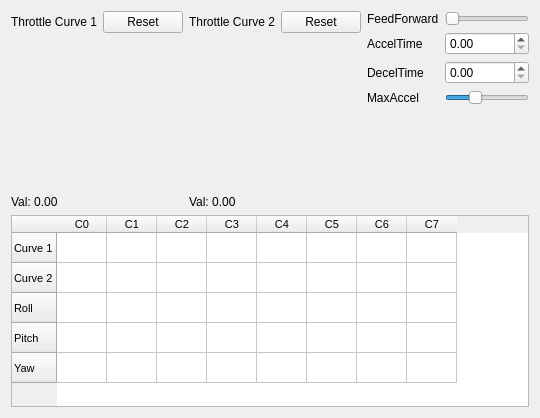
        <widget class="QWidget" name="custom">
         <layout class="QVBoxLayout" name="verticalLayout_9">
          <item>
           <layout class="QVBoxLayout" name="verticalLayout_16">
            <item>
             <layout class="QHBoxLayout" name="horizontalLayout_14">
              <item>
               <layout class="QVBoxLayout" name="verticalLayout_17">
                <item>
                 <layout class="QHBoxLayout" name="horizontalLayout_17">
                  <item>
                   <widget class="QLabel" name="label_39">
                    <property name="text">
                     <string>Throttle Curve 1</string>
                    </property>
                   </widget>
                  </item>
                  <item>
                   <widget class="QPushButton" name="pushButton_2">
                    <property name="text">
                     <string>Reset</string>
                    </property>
                   </widget>
                  </item>
                 </layout>
                </item>
                <item>
                 <widget class="MixerCurveWidget" name="widget" native="true">
                  <property name="sizePolicy">
                   <sizepolicy hsizetype="MinimumExpanding" vsizetype="MinimumExpanding">
                    <horstretch>0</horstretch>
                    <verstretch>0</verstretch>
                   </sizepolicy>
                  </property>
                  <property name="minimumSize">
                   <size>
                    <width>150</width>
                    <height>150</height>
                   </size>
                  </property>
                  <property name="maximumSize">
                   <size>
                    <width>200</width>
                    <height>200</height>
                   </size>
                  </property>
                 </widget>
                </item>
                <item>
                 <widget class="QLabel" name="customThrottleCurve1Value">
                  <property name="text">
                   <string>Val: 0.00</string>
                  </property>
                 </widget>
                </item>
               </layout>
              </item>
              <item>
               <layout class="QVBoxLayout" name="verticalLayout_18">
                <item>
                 <layout class="QHBoxLayout" name="horizontalLayout_18">
                  <item>
                   <widget class="QLabel" name="label_41">
                    <property name="text">
                     <string>Throttle Curve 2</string>
                    </property>
                   </widget>
                  </item>
                  <item>
                   <widget class="QPushButton" name="pushButton_3">
                    <property name="text">
                     <string>Reset</string>
                    </property>
                   </widget>
                  </item>
                 </layout>
                </item>
                <item>
                 <widget class="MixerCurveWidget" name="widget_2" native="true">
                  <property name="sizePolicy">
                   <sizepolicy hsizetype="MinimumExpanding" vsizetype="MinimumExpanding">
                    <horstretch>0</horstretch>
                    <verstretch>0</verstretch>
                   </sizepolicy>
                  </property>
                  <property name="minimumSize">
                   <size>
                    <width>150</width>
                    <height>150</height>
                   </size>
                  </property>
                  <property name="maximumSize">
                   <size>
                    <width>200</width>
                    <height>200</height>
                   </size>
                  </property>
                 </widget>
                </item>
                <item>
                 <widget class="QLabel" name="customThrottleCurve2Value">
                  <property name="text">
                   <string>Val: 0.00</string>
                  </property>
                 </widget>
                </item>
               </layout>
              </item>
              <item>
               <layout class="QFormLayout" name="formLayout_12">
                <item row="0" column="0">
                 <widget class="QLabel" name="label_34">
                  <property name="text">
                   <string>FeedForward</string>
                  </property>
                 </widget>
                </item>
                <item row="0" column="1">
                 <widget class="QSlider" name="horizontalSlider">
                  <property name="orientation">
                   <enum>Qt::Horizontal</enum>
                  </property>
                 </widget>
                </item>
                <item row="1" column="0">
                 <widget class="QLabel" name="label_35">
                  <property name="text">
                   <string>AccelTime</string>
                  </property>
                 </widget>
                </item>
                <item row="1" column="1">
                 <widget class="QDoubleSpinBox" name="doubleSpinBox"/>
                </item>
                <item row="2" column="0">
                 <widget class="QLabel" name="label_36">
                  <property name="text">
                   <string>DecelTime</string>
                  </property>
                 </widget>
                </item>
                <item row="2" column="1">
                 <widget class="QDoubleSpinBox" name="doubleSpinBox_2"/>
                </item>
                <item row="3" column="0">
                 <widget class="QLabel" name="label_38">
                  <property name="text">
                   <string>MaxAccel</string>
                  </property>
                 </widget>
                </item>
                <item row="3" column="1">
                 <widget class="QSlider" name="horizontalSlider_2">
                  <property name="minimum">
                   <number>500</number>
                  </property>
                  <property name="maximum">
                   <number>2000</number>
                  </property>
                  <property name="value">
                   <number>1000</number>
                  </property>
                  <property name="orientation">
                   <enum>Qt::Horizontal</enum>
                  </property>
                 </widget>
                </item>
               </layout>
              </item>
             </layout>
            </item>
            <item>
             <widget class="QTableWidget" name="tableWidget">
              <property name="font">
               <font>
                <pointsize>8</pointsize>
               </font>
              </property>
              <attribute name="horizontalHeaderDefaultSectionSize">
               <number>50</number>
              </attribute>
              <attribute name="horizontalHeaderDefaultSectionSize">
               <number>50</number>
              </attribute>
              <row>
               <property name="text">
                <string>Curve 1</string>
               </property>
              </row>
              <row>
               <property name="text">
                <string>Curve 2</string>
               </property>
              </row>
              <row>
               <property name="text">
                <string>Roll</string>
               </property>
              </row>
              <row>
               <property name="text">
                <string>Pitch</string>
               </property>
              </row>
              <row>
               <property name="text">
                <string>Yaw</string>
               </property>
              </row>
              <column>
               <property name="text">
                <string>C0</string>
               </property>
              </column>
              <column>
               <property name="text">
                <string>C1</string>
               </property>
              </column>
              <column>
               <property name="text">
                <string>C2</string>
               </property>
              </column>
              <column>
               <property name="text">
                <string>C3</string>
               </property>
              </column>
              <column>
               <property name="text">
                <string>C4</string>
               </property>
              </column>
              <column>
               <property name="text">
                <string>C5</string>
               </property>
              </column>
              <column>
               <property name="text">
                <string>C6</string>
               </property>
              </column>
              <column>
               <property name="text">
                <string>C7</string>
               </property>
              </column>
              <item row="0" column="0">
               <property name="text">
                <string/>
               </property>
              </item>
              <item row="1" column="0">
               <property name="text">
                <string/>
               </property>
              </item>
             </widget>
            </item>
           </layout>
          </item>
         </layout>
        </widget>
